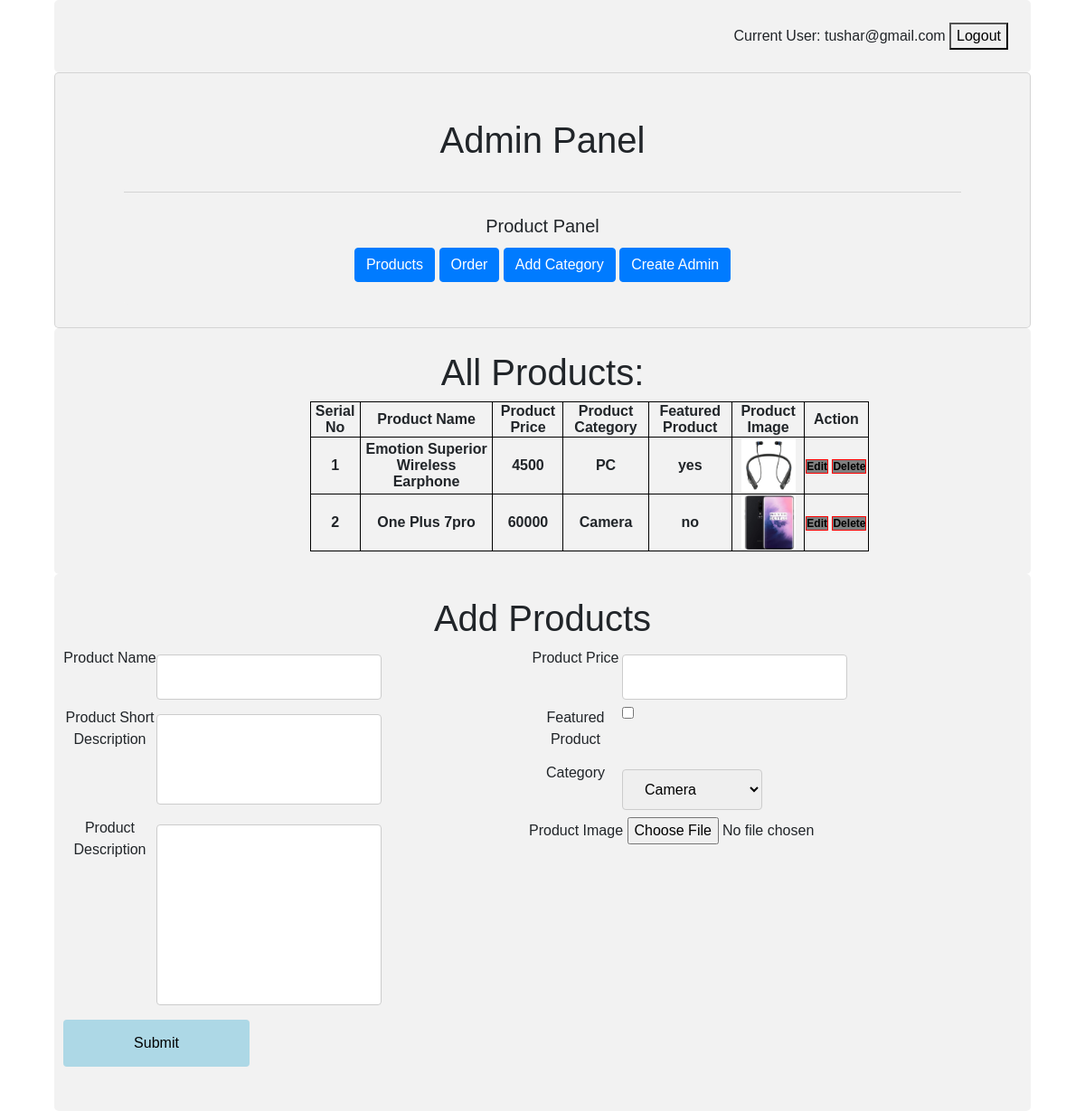
The app's page /admin/products.php (signed in) with its own data.
### tables this page shows
CREATE TABLE `product_info` (
  `id` int(11) NOT NULL,
  `product_name` varchar(100) NOT NULL,
  `product_price` float NOT NULL,
  `product_image` text,
  `product_short_description` varchar(200) NOT NULL,
  `product_description` text NOT NULL,
  `featured_product` int(11) NOT NULL,
  `category_id` int(11) NOT NULL
);

CREATE TABLE `category` (
  `category_id` int(11) NOT NULL,
  `category_name` varchar(150) NOT NULL
);

### admin/products.php (the view, shortened to what this page needs)
<?php
require_once("header.php");
include_once "../connection.php";
$selectCategory = "SELECT * FROM category";
$selectProducts = "SELECT * FROM product_info";
$resultCategory = $conn->query($selectCategory);
$resultProducts = $conn->query($selectProducts);
?>
<!DOCTYPE html>
<html lang="en" dir="ltr">
  <head>
  </head>
  <link rel="stylesheet" href="../css/signup.css">
  <body>
    <div class="tbl default">
      <h1>All Products: </h1>
      <?php if($resultProducts->num_rows>0){ ?>
      <table class="tbl" style="text-align:center;">
        <tr>
          <th>Serial No</th>
          <th>Product Name</th>
          <th>Product Price</th>
          <th>Product Category</th>
          <th>Featured Product</th>
          <th>Product Image</th>
          <th>Action</th>
        </tr>
        <?php $i = 1;
        while($rowProduct=$resultProducts->fetch_assoc()) {?>
        <tr>
          <th><?php echo $i; ?></th>
          <th><?php echo $rowProduct['product_name']; ?></th>
          <th><?php echo $rowProduct['product_price']; ?></th>
          <th><?php
            $categoryNameQuery = "SELECT category_name FROM category WHERE category_id = ".$rowProduct['category_id']."";
            $resultCategoryName = mysqli_query($conn,$categoryNameQuery);
            $valueName = mysqli_fetch_object($resultCategoryName);
            echo $valueName->category_name; ?></th>
          <th><?php echo $rowProduct['featured_product']==1?'yes':'no'; ?></th>
          <th><img src="<?php echo "../".$rowProduct['product_image']; ?>" alt="Example" width="60" height="60"></th>
          <th><a href="edit.php?id=<?php echo $rowProduct["id"]; ?>">Edit</a>&nbsp<a href="delete.php?id=<?php echo $rowProduct["id"]; ?>">Delete</a></th>
        </tr>
      <?php $i++;} ?>
      </table>
    <?php } ?>
    </div>
    <div class="tbl default">
      <h1>Add Products</h1>
      <?php  if($resultCategory->num_rows>0)
      {
      ?>
      <form action="<?php echo $_SERVER['PHP_SELF']; ?>" method="post" enctype="multipart/form-data">
        <div class="row">
          <div class="center1">
            <label class="text1">Product Name</label>
            <input type="text" name="pName" value="" required>
          </div>
          <div class="center2">
            <label class="text2">Product Price</label>
            <input type="text" name="pPrice" value="" required>
          </div>
        </div>
        <div class="row">
          <div class="center1">
            <label class="text1">Product Short Description</label>
            <input class="box1" type="text" name="pShortDes" value="" required>
          </div>
          <div class="center2">
            <label class="text2">Featured Product</label>
            <input type="checkbox" name="featuredP" value=""><br><br><br>
            <label class="text2">Category</label>
            <select class="sm2" name="pCat" required>
              <?php
              while($row=$resultCategory->fetch_assoc()){
              ?>
              <option value="<?php echo $row['category_id']; ?>"><?php echo $row['category_name']; ?></option>
            <?php } ?>
            </select>
          </div>
        </div>
        <div class="row">
          <div class="center1">
            <label class="text2">Product Description</label>
            <input class="box2" type="text" name="pDes" value="" required>
          </div>
          <div class="center2">
            <label>Product Image</label>
            <input type="file" name="pImage" id="pImage">
          </div>
        </div>
        <div class="row">
          <input type="submit" name="addProduct" value="Submit">
        </div>
      </form>
    <?php }else {?>
      <p>Please Add some categories</p>
    <?php } ?>
    </div>
  </body>
</html>

### admin/header.php (shortened to what this page needs)
<?php
if(isset($_SESSION['email'])||isset($_COOKIE['email']))
{?>
<html>
<head>
    <link rel="stylesheet" href="https://stackpath.bootstrapcdn.com/bootstrap/4.4.1/css/bootstrap.min.css">
</head>
<body>
  <div class="a default">
    Current User: <?php if(isset($_SESSION['email']))
    {
      echo $_SESSION['email'];
    }
    else if(isset($_COOKIE['email']))
    {
      echo $_COOKIE['email'];
    } ?>
    <button onclick="window.location.href = 'logout.php';">Logout</button>
  </div>
<div class="card text-center default">
    <div class="card-header default">
        <h1>Admin Panel</h1>
    </div>
    <div class="card-body default">
        <h5 class="card-title">Product Panel</h5>
        <a href="products.php" class="btn btn-primary">Products</a>
        <a href="edit.php" class="btn btn-primary">Order</a>
        <a href="add_category.php" class="btn btn-primary">Add Category</a>
        <a href="create.php" class="btn btn-primary">Create Admin</a>
    </div>
</div>
</body>
<?php
}
else {
  header("Location:index.php");
}
?>

### css/signup.css (style rules this page uses)
body { margin: 0; padding: 0; font-family: sans-serif; background-size: cover; }
input[type=text],input[type=password], select { padding: 12px 20px; margin: 8px 0; display: inline-block; border: 1px solid #ccc; border-radius: 4px; box-sizing: border-box; }
input[type=number], select { width: 100%; padding: 12px 20px; margin: 8px 0; display: inline-block; border: 1px solid #ccc; border-radius: 4px; box-sizing: border-box; }
input[type=submit] { width: 20%; background-color: lightblue; color: black; padding: 14px 20px; margin: 8px 0; border: none; border-radius: 4px; cursor: pointer; }
.default { width: 90%; left: 10%; margin-left: -5%; position: relative; border-radius: 5px; background-color: #f2f2f2; padding: 25px; }
h1 { text-align: center; }

### admin/header.php (style rules this page uses)
div.a { text-align: right; }

### admin/products.php (style rules this page uses)
table, th, td { border: 1px solid black; }
.tbl { width: 60%; left: 50%; margin-left: -25%; position: relative; border-radius: 5px; background-color: #f2f2f2; padding: 25px; }
a { color: black; box-sizing: border-box; border: 1px solid red; background-color: gray; font-size: 1vw; }
.row { width: 100%; }
.text1 { width: 20%; float: left; text-align: center; }
.text2 { width: 20%; float: left; text-align: center; }
.sm2 { width: 30%; float: left; }
.center1 { width: 50%; float: left; }
.center2 { width: 50%; float: left; }
.box1 { height: 100px; }
.box2 { height: 200px; }

### records on screen
product_info: product_name "Emotion Superior Wireless Earphone", product_price "4500", category.category_name "PC", featured_product "yes", product_image (picture)
product_info: product_name "One Plus 7pro", product_price "60000", category.category_name "Camera", featured_product "no", product_image (picture)

### other values on screen
$_SESSION['email'] "tushar@gmail.com"
form field pCat "Camera"
